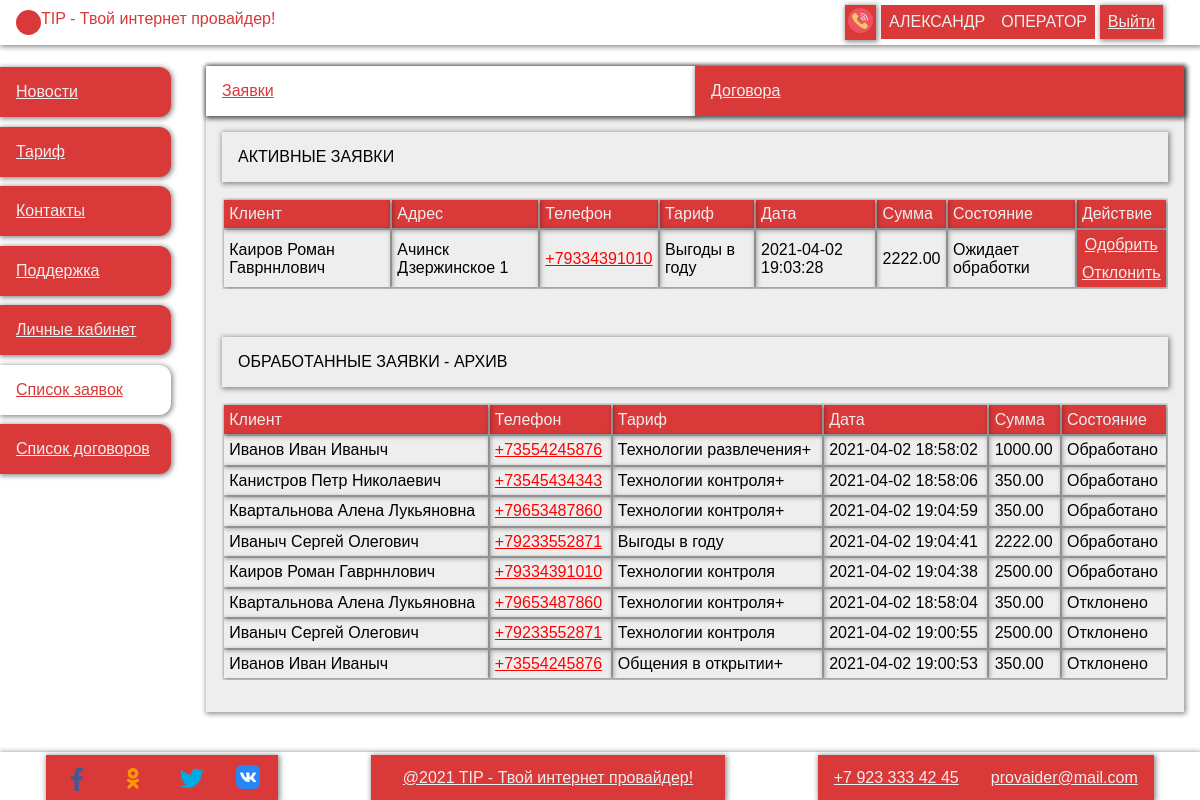
The page /Task_IP/operator/applications (signed in) on the database its author committed.
### tables this page shows
CREATE TABLE `user` (
  `id` int(11) NOT NULL,
  `login` varchar(255) NOT NULL,
  `password` varchar(255) NOT NULL,
  `surname` varchar(255) NOT NULL,
  `name` varchar(255) NOT NULL,
  `patronymic` varchar(255) NOT NULL,
  `phone` varchar(255) NOT NULL,
  `email` varchar(255) NOT NULL,
  `role_id` int(11) NOT NULL
);

CREATE TABLE `role` (
  `id` int(11) NOT NULL,
  `title` varchar(255) NOT NULL
);

CREATE TABLE `application` (
  `id` int(11) NOT NULL,
  `tariff_id` int(11) NOT NULL,
  `user_id` int(11) NOT NULL,
  `date` datetime NOT NULL,
  `state` varchar(255) NOT NULL,
  `address_id` int(11) NOT NULL,
  `operator_id` int(11) DEFAULT NULL
);

CREATE TABLE `address` (
  `id` int(11) NOT NULL,
  `city` varchar(255) NOT NULL,
  `street` varchar(255) NOT NULL,
  `house` varchar(255) NOT NULL,
  `room` varchar(255) NOT NULL
);

CREATE TABLE `tariff` (
  `id` int(11) NOT NULL,
  `title` varchar(255) NOT NULL,
  `description` varchar(255) NOT NULL,
  `price` decimal(18,2) NOT NULL,
  `relevance` tinyint(1) NOT NULL
);

### controllers/operator.php (called while the page is built, shortened)
<?
include_once "./repositories/usersR.php";
include_once "./repositories/tariffR.php";
include_once "./repositories/applicationR.php";
class operator {
    public function applications() {
        $this->applications = applicationR::GetAllByState([STATE_PENDING_PROCESSING]);
        $this->applications_rows = $this->applications->num_rows;
        $this->applications_processing = applicationR::GetAllByState([STATE_PROCESSED, STATE_CANCEL]);
        $this->applications_processing_rows = $this->applications_processing->num_rows;
        view();
    }
    public function viewModelAppContract($app) {
        $client = usersR::GetById($app->user_id);
        $tariff = tariffR::GetTariffsById($app->tariff_id)->fetch_object();
        $address = applicationR::GetAddressById($app->address_id)->fetch_object();
        return Array('client'=>$client, 'tariff'=>$tariff, 'address'=>$address);
    }
}

### index.php (called while the page is built, shortened)
<?
include_once "./utilits/view.php";
include_once "./utilits/router.php";

### repositories/usersR.php (called while the page is built, shortened)
<?
class usersR {
    static public function GetRoleById($roleId) {
        global $db;
        $query = "select * from role where id = '$roleId'";
        $result = $db->query($query);
        return $result->fetch_object();
    }
    static public function GetById($id) {
        global $db;
        $query = "select * from user where `id` = '$id'";
        $result = $db->query($query);
        return $result->fetch_object();
    }
}

### repositories/applicationR.php (called while the page is built, shortened)
<?
class applicationR {
    static public function GetAllByState($state) {
        global $db;
        $str = " ";
        foreach ($state as $key => $value) {
            if ($key != 0) {
                $str.=" OR `state` = '$value'";
            } else {
                $str.="`state` = '$value'";
            }
        }
        $query = "
           select * from `application` where $str
        ";
        $result = $db->query($query);
        return $result;
    }
    static public function GetAddressById($id) {
        global $db;
        $query = "
           select * from `address` where `id`='$id'
        ";
        $result = $db->query($query);
        return $result;
    }
}

### repositories/tariffR.php (called while the page is built, shortened)
<?
class tariffR {
    static public function GetTariffsById($id) {
        global $db;
        $query = "select * from `tariff` where `id` = '$id'";
        $result = $db->query($query);
        return $result;
    }
}

### views/operator/applications.php (the view, shortened to what this page needs)
<div class="content">
    <form class="layout--table">
        <div class="b-s" action="profile.php" method="post">
            <? include_once 'views/operator/partials/operator_navigation.php' ?>
            <div class="r">
                <div class="c t">
                    <div class="c__title b-s">
                        Активные заявки
                    </div>
                    <div class="wrap-table">
                        <table>
                            <tr class='tr--head'>
                                <td>Клиент</td>
                                <td>Адрес</td>
                                <td>Телефон</td>
                                <td>Тариф</td>
                                <td>Дата</td>
                                <td>Сумма</td>
                                <td>Состояние</td>
                                <td>Действие</td>
                            </tr>
                            <?
                            if ($_this->applications_rows > 0) {
                                $app = $_this->applications;
                                while ($i = $app->fetch_object()) {
                                    $data = $_this->viewModelAppContract($i);
                                    ?>
                                        <tr class='tr--info'>
                                            <td><?print $data['client']->surname.' '.$data['client']->name.' '.$data['client']->patronymic?></td>
                                            <td><?print $data['address']->city.' '.$data['address']->street.' '.$data['address']->house ?></td>
                                            <td><a href='tel:<?print $data['client']->phone?>'><?print $data['client']->phone?></a></td>
                                            <td><?print $data['tariff']->title?></td>
                                            <td><?print $i->date?></td>
                                            <td><?print $data['tariff']->price?></td>
                                            <td><?print $i->state?></td>
                                            <td class='td--event'>
                                                <div>
                                                    <a href='../operator/applications?mode=ok&id=<?print $i->id;?>'>Одобрить</a>
                                                </div>
                                                <div>
                                                    <a href='../operator/applications?mode=cancel&id=<?print $i->id;?>'>Отклонить</a>
                                                </div>
                                            </td>
                                        </tr>
                                    <?
                            }   }
                            else print '<tr><td colspan="8">Заявак нету!</td></tr>';
                            ?>
                        </table>
                    </div>
                </div>
            </div>
            <div class="r">
                <div class="c t">
                    <div class="c__title b-s">
                        Обработанные заявки - Архив
                    </div>
                    <div class="wrap-table">
                        <table>
                            <tr class='tr--head'>
                                <td>Клиент</td>
                                <td>Телефон</td>
                                <td>Тариф</td>
                                <td>Дата</td>
                                <td>Сумма</td>
                                <td>Состояние</td>
                            </tr>
                            <?
                            if ($_this->applications_processing_rows > 0) {
                                $app = $_this->applications_processing;
                                while ($i = $app->fetch_object()) {
                                    $data = $_this->viewModelAppContract($i);
                                    ?>
                                        <tr class='tr--info'>
                                            <td><?print $data['client']->surname.' '.$data['client']->name.' '.$data['client']->patronymic?></td>
                                            <td><a href='tel:<?print $data['client']->phone?>'><?print $data['client']->phone?></a></td>
                                            <td><?print $data['tariff']->title?></td>
                                            <td><?print $i->date?></td>
                                            <td><?print $data['tariff']->price?></td>
                                            <td><?print $i->state?></td>
                                        </tr>
                                    <?
                            }   }
                            else print '<tr><td colspan="6">Заявак нету!</td></tr>';
                            ?>
                        </table>
                    </div>
                </div>
            </div>
        </div>
    </form>
</div>

### views/shared/partials/header.php (shortened to what this page needs)
<?
    if (isset($_SESSION['user_id'], $_SESSION['role_id'])) {
        $role = usersR::GetRoleById($_SESSION['role_id'])->title;
        $user = usersR::GetById($_SESSION['user_id']);
    } else {
        $role = "гость";
    }
?>
<header class="header r--j b-s">
    <a href="<?print $staticPath?>/" class="logotip r">
        <div class="l-img"></div>
        <div class="l-title">TIP - Твой интернет провайдер!</div>
    </a>
    <div class="auth boxs">
        <a id='phone-a' class='a--img'><img title='Заказать звонок' src="<?print $staticPath;?>/public/src/svg/phone-call.svg"></a>
        <?if ($role == "гость") {?>
            <a href="<?print $staticPath?>/auth/">Войти</a>
            <a href="<?print $staticPath?>/auth/registration">Регистрация</a>
        <?} else {?>
            <div class="user-box">
                <span><?print $user->name?></span>
                <br>
                <span><?print $role?></span>
            </div>
            <a href="<?print $staticPath?>/auth/logout">Выйти</a>
        <?}?>
    </div>
</header>

### public/css/style.css (style rules this page uses)
.auth .user-box, .boxs--footer, .boxs { align-items: center; min-width: 200px; justify-content: space-between; }
.boxs a, .boxs button, .boxs span { box-shadow: var(--shadow-box); background: var(--color-red); color: var(--color-while-up); padding: 0.5rem; margin: 0.3rem; flex: 1; text-align: center; }
.a--img { padding: 3px !important; }
.c__title { color: var(--color-black); padding: 1rem; margin: 0 0 1rem 0; text-transform: uppercase; }
form { background: var(--color-while-up); display: flex; flex-direction: column; }
.layout--grid { display: grid; grid-template-columns: minmax(190px, 1fr) 6fr; grid-template-rows: min-content 1fr max-content; grid-template-areas: "h h" "n m" "f f"; }
body { height: 100vh; }
.header { grid-area: h; padding-right: 2rem; }
.header a.logotip { color: var(--color-red); text-decoration: none; margin: auto 1rem; }
.content { margin: 0.33rem 0; flex: 1; }
.c, .boxs--nav, .card .c__btn, .r--j, .r, .auth .user-box, .boxs, .boxs--footer { display: flex; }
.r--j, .r { flex-direction: row; }
.c, .boxs--nav, .card .c__btn { flex-direction: column; }
.r--j { justify-content: space-between; }
.b-s { box-shadow: var(--shadow-box); }
.layout--table .t { flex: 1; padding: 1rem; }
.layout--table .t .wrap-table { flex: 1; margin-bottom: 1rem; }
.layout--table .t .wrap-table table { width: 100%; }
.layout--table td { box-shadow: var(--shadow-box); margin: 0.2rem; padding: 0.33rem; }
.layout--table .tr--head { background: var(--color-red); color: var(--color-while-up); }
.layout--table .td--event { text-align: center; cursor: pointer; box-shadow: var(--shadow-box); background: var(--color-red); margin: 0rem; padding: 0rem; }
.layout--table .td--event div { list-style: none; display: flex; flex: 1; }
.layout--table .td--event div a { cursor: pointer; color: var(--color-while-up); flex: 1; padding: 0.33rem; }
.wrap-table { overflow: auto; max-height: 500px; }
.auth .user-box span { margin: 0; box-shadow: none; text-transform: uppercase; }
table a { color: red; }
:root { --color-red: #d93938; --color-while-up: #efeeee; --color-while: #fff; --color-black: #000; --shadow-box: 1px 1px 5px 1px #00000070; }
* { font-family: Verdana, Geneva, Tahoma, sans-serif; margin: 0; padding: 0; box-sizing: border-box; font-size: 16px; }
.l-img { background: var(--color-red); width: 25px; height: 25px; border-radius: 100%; }
#phone-a { cursor: pointer; }

### rows shown on the page
user: name "АЛЕКСАНДР"
role: title "ОПЕРАТОР"
application: user.surname "Каиров", user.name "Роман", user.patronymic "Гаврннлович", address.city "Ачинск", address.street "Дзержинское", address.house "1", user.phone "+79334391010", tariff.title "Выгоды в году", date "2021-04-02 19:03:28", tariff.price "2222.00", state "Ожидает обработки"
application: user.surname "Иванов", user.name "Иван", user.patronymic "Иваныч", user.phone "+73554245876", tariff.title "Технологии развлечения+", date "2021-04-02 18:58:02", tariff.price "1000.00", state "Обработано"
application: user.surname "Канистров", user.name "Петр", user.patronymic "Николаевич", user.phone "+73545434343", tariff.title "Технологии контроля+", date "2021-04-02 18:58:06", tariff.price "350.00", state "Обработано"
application: user.surname "Квартальнова", user.name "Алена", user.patronymic "Лукьяновна", user.phone "+79653487860", tariff.title "Технологии контроля+", date "2021-04-02 19:04:59", tariff.price "350.00", state "Обработано"
application: user.surname "Иваныч", user.name "Сергей", user.patronymic "Олегович", user.phone "+79233552871", tariff.title "Выгоды в году", date "2021-04-02 19:04:41", tariff.price "2222.00", state "Обработано"
application: user.surname "Каиров", user.name "Роман", user.patronymic "Гаврннлович", user.phone "+79334391010", tariff.title "Технологии контроля", date "2021-04-02 19:04:38", tariff.price "2500.00", state "Обработано"
application: user.surname "Квартальнова", user.name "Алена", user.patronymic "Лукьяновна", user.phone "+79653487860", tariff.title "Технологии контроля+", date "2021-04-02 18:58:04", tariff.price "350.00", state "Отклонено"
application: user.surname "Иваныч", user.name "Сергей", user.patronymic "Олегович", user.phone "+79233552871", tariff.title "Технологии контроля", date "2021-04-02 19:00:55", tariff.price "2500.00", state "Отклонено"
application: user.surname "Иванов", user.name "Иван", user.patronymic "Иваныч", user.phone "+73554245876", tariff.title "Общения в открытии+", date "2021-04-02 19:00:53", tariff.price "350.00", state "Отклонено"
